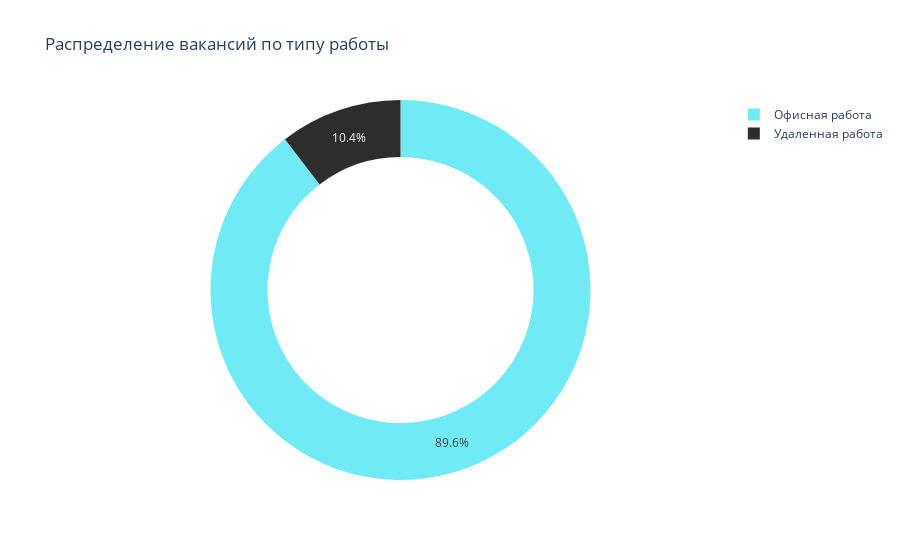

Here is the notebook cell this chart was saved with:
### Code cell
remote_counts = df['remote'].value_counts()
office_counts = df['office'].value_counts()

labels = ['Удаленная работа', 'Офисная работа']

fig = go.Figure(data=[
    go.Pie(labels=labels, values=[remote_counts[True], office_counts[True]], 
           hole=.7, marker=dict(colors=['#2d2d2d', '#70eaf5'], line=dict(width=0)))])
fig.update_layout(title='Распределение вакансий по типу работы')
fig.show()

### Figure 1 — Plotly figure (JSON) as saved in the notebook; plotly's stock layout.template omitted (floating-point values rounded to 4 significant figures)
{"data": [{"hole": 0.7, "labels": ["Удаленная работа", "Офисная работа"], "marker": {"colors": ["#2d2d2d", "#70eaf5"], "line": {"width": 0}}, "type": "pie", "values": [539, 4641]}], "layout": {"title": {"text": "Распределение вакансий по типу работы"}}}
